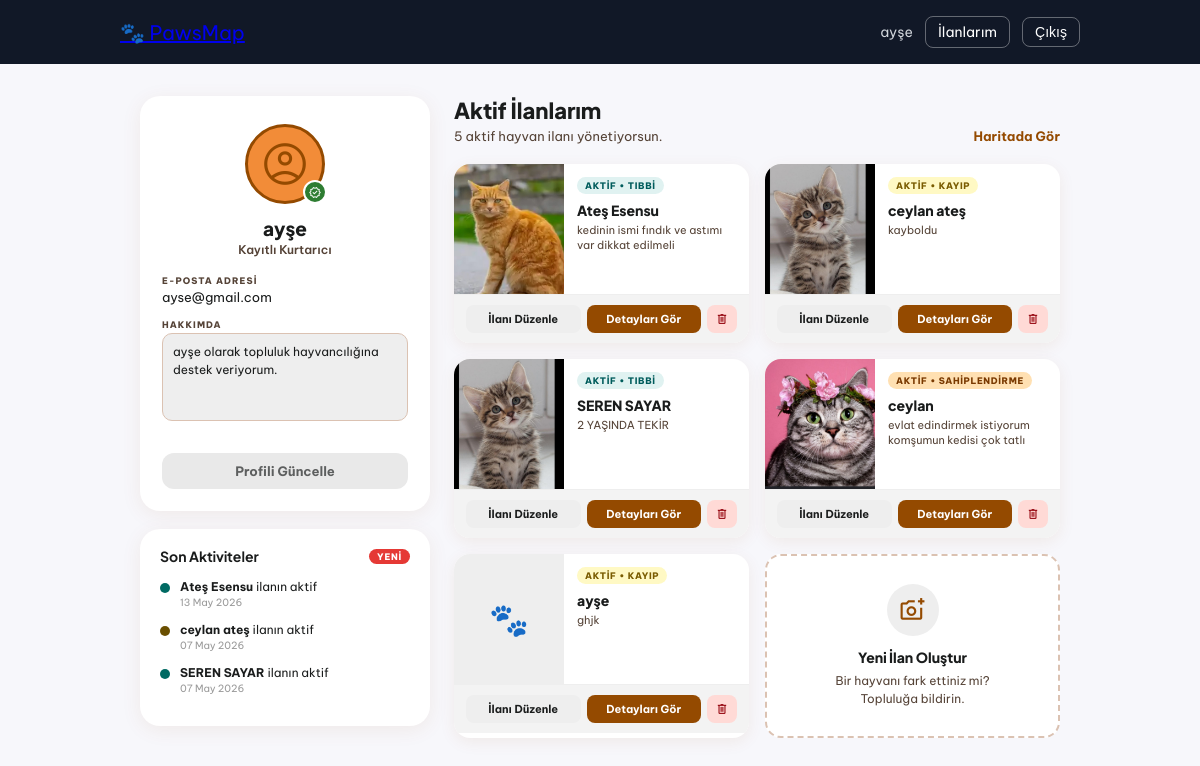
/profile/ (signed in), run on the app's committed database.
### core/models.py (models this page shows, shortened)
class AnimalReport(models.Model):
    CATEGORY_CHOICES = [
        ("lost", "Kayıp"),
        ("adoption", "Sahiplendirme"),
        ("medical", "Medikal Yardım"),
    ]
    STATUS_CHOICES = [
        ("pending", "Beklemede"),
        ("approved", "Onaylandı"),
        ("rejected", "Reddedildi"),
    ]
    category = models.CharField(max_length=20, choices=CATEGORY_CHOICES)
    status = models.CharField(max_length=20, choices=STATUS_CHOICES, default="pending")
    details = models.TextField(max_length=500)
    full_name = models.CharField(max_length=120)
    phone = models.CharField(max_length=30)
    latitude = models.DecimalField(max_digits=9, decimal_places=6, null=True, blank=True)
    longitude = models.DecimalField(max_digits=10, decimal_places=6, null=True, blank=True)
    photo = models.ImageField(upload_to="animal_reports/", blank=True, null=True)
    reporter = models.ForeignKey(
        settings.AUTH_USER_MODEL,
        on_delete=models.SET_NULL,
        null=True,
        blank=True,
        related_name="animal_reports",
    )
    created_at = models.DateTimeField(auto_now_add=True)
    class Meta:
        verbose_name = "Hayvan İlanı"
        verbose_name_plural = "Hayvan İlanları"

### core/views.py (the view, shortened to what this page needs)
# urls.py: path('profile/', views.profile_view, name='profile'),
@login_required
def profile_view(request):
    user_reports = AnimalReport.objects.filter(reporter=request.user).order_by("-created_at")
    context = {"user_reports": user_reports}
    return render(request, "profile.html", context)

### templates/profile.html (shortened to what this page needs)
{% extends 'base.html' %}
{% load static %}
{% block content %}
<div class="profile-layout">
  <aside class="profile-sidebar">
    <div class="profile-card">
      <div class="profile-avatar-wrap">
        <div class="profile-avatar-circle">
          <span class="material-symbols-outlined">account_circle</span>
        </div>
        <div class="profile-verified-badge">
          <span class="material-symbols-outlined">verified</span>
        </div>
      </div>
      <h2 class="profile-name">{{ request.user.first_name|default:request.user.username }}</h2>
      <p class="profile-role">Kayıtlı Kurtarıcı</p>
      <div class="profile-field">
        <label class="profile-field-label">E-POSTA ADRESİ</label>
        <p class="profile-field-value">{{ request.user.email }}</p>
      </div>
      <div class="profile-field">
        <label class="profile-field-label">HAKKIMDA</label>
        <textarea class="profile-bio" readonly>{{ request.user.first_name|default:request.user.username }} olarak topluluk hayvancılığına destek veriyorum.</textarea>
      </div>
      <button class="profile-update-btn" disabled>Profili Güncelle</button>
    </div>
    <div class="notif-card">
      <div class="notif-header">
        <h3>Son Aktiviteler</h3>
        {% if user_reports %}
        <span class="notif-new-badge">YENİ</span>
        {% endif %}
      </div>
      {% for report in user_reports|slice:":3" %}
      <div class="notif-item">
        <div class="notif-dot notif-dot--{{ report.category }}"></div>
        <div class="notif-content">
          <p class="notif-text">
            <strong>{{ report.full_name }}</strong> ilanın aktif
          </p>
          <p class="notif-time">{{ report.created_at|date:"d M Y" }}</p>
        </div>
      </div>
      {% empty %}
      <p class="notif-empty">Henüz aktivite yok.</p>
      {% endfor %}
    </div>
  </aside>
  <main class="profile-main">
    <div class="reports-header">
      <div>
        <h2 class="reports-title">Aktif İlanlarım</h2>
        <p class="reports-sub">{{ user_reports.count }} aktif hayvan ilanı yönetiyorsun.</p>
      </div>
      <a href="{% url 'map' %}" class="reports-history-link">Haritada Gör</a>
    </div>
    {% if user_reports %}
    <div class="reports-grid">
      {% for report in user_reports %}
      <div class="report-item-card">
        <div class="report-item-top">
          {% if report.photo %}
            <img src="{{ report.photo.url }}" alt="{{ report.full_name }}" class="report-item-img" />
          {% else %}
            <div class="report-item-img-placeholder">🐾</div>
          {% endif %}
          <div class="report-item-info">
            <span class="report-item-badge badge--{{ report.category }}">
              AKTİF &bull; {% if report.category == 'lost' %}KAYIP{% elif report.category == 'adoption' %}SAHİPLENDİRME{% else %}TIBBİ{% endif %}
            </span>
            <h4 class="report-item-name">{{ report.full_name }}</h4>
            <p class="report-item-detail">{{ report.details|truncatechars:65 }}</p>
          </div>
        </div>
        <div class="report-item-actions">
          <a href="{% url 'edit_report' report.id %}" class="report-item-btn btn-edit">İlanı Düzenle</a>
          <a href="{% url 'animal_details' report.id %}" class="report-item-btn btn-view">Detayları Gör</a>
          <form method="post" style="display:inline" onsubmit="return confirm('Bu ilanı silmek istediğine emin misin?')">
            <button type="submit" class="report-item-btn btn-delete">
              <span class="material-symbols-outlined">delete</span>
            </button>
          </form>
        </div>
      </div>
      {% endfor %}
      <a href="{% url 'new_animal' %}" class="new-report-card">
        <div class="new-report-icon">
          <span class="material-symbols-outlined">add_a_photo</span>
        </div>
        <h4>Yeni İlan Oluştur</h4>
        <p>Bir hayvanı fark ettiniz mi?<br>Topluluğa bildirin.</p>
      </a>
    </div>
    {% endif %}
  </main>
</div>
{% endblock %}

### templates/base.html (shortened to what this page needs)
{% load static %}
<!doctype html>
<html lang="tr">
<head>
  <link rel="stylesheet" href="{% static 'css/style.css' %}">
</head>
<body>
{% block fullpage %}
  <header class="site-header">
    <div class="container">
      <a href="{% url 'map' %}" class="logo">🐾 PawsMap</a>
      <nav class="site-actions">
        {% if request.user.is_authenticated %}
          <span class="site-user">{{ request.user.first_name|default:request.user.username }}</span>
          <a href="{% url 'profile' %}" class="site-link">İlanlarım</a>
          <form action="{% url 'logout' %}" method="post" style="display:inline">
            <button class="site-link-btn" type="submit">Çıkış</button>
          </form>
        {% else %}
          <a class="site-link" href="{% url 'login' %}">Giriş</a>
          <a class="site-link" href="{% url 'register' %}">Kayıt</a>
        {% endif %}
      </nav>
    </div>
  </header>
  <main class="container">
    {% block content %}{% endblock %}
  </main>
{% endblock %}
</body>
</html>

### static/css/style.css (style rules this page uses)
* { box-sizing: border-box; }
body { margin: 0; font-family: "Segoe UI", Arial, sans-serif; background: #f7f7fb; color: #1f2430; }
.container { width: min(960px, 92%); margin: 0 auto; }
.site-header { background: #111827; color: #ffffff; padding: 1rem 0; }
.site-header .container { display: flex; align-items: center; justify-content: space-between; gap: 1rem; }
.logo { margin: 0; font-size: 1.25rem; }
.site-actions { display: flex; align-items: center; gap: 0.75rem; }
.site-user { font-size: 0.875rem; color: #d1d5db; }
.site-link, .site-link-btn { color: #ffffff; text-decoration: none; border: 1px solid rgba(255, 255, 255, 0.35); background: transparent; padding: 0.375rem 0.75rem; border-radius: 0.5rem; font-size: 0.875rem; cursor: pointer; }
:root { --primary: #944a00; --primary-container: #f28c38; --secondary: #006a63; --secondary-container: #8bf1e6; --tertiary: #835500; --tertiary-container: #db9830; --surface: #f9f9f9; --surface-container-low: #f3f3f3; --surface-container: #eeeeee; --surface-container-lowest: #ffffff; --on-surface: #1a1c1c; --on-surface-variant: #554337; --outline-variant: #dbc2b2; --shadow-primary: rgba(148,74,0,0.08); }
body { font-family: 'Be Vietnam Pro', sans-serif; color: var(--on-surface); }
h1,h2,h3,h4 { font-family: 'Plus Jakarta Sans', sans-serif; }

### data on the page
AnimalReport: full_name "Ateş Esensu", created_at "13 May 2026", photo (picture), category "TIBBİ", details "kedinin ismi fındık ve astımı var dikkat edilmeli"
AnimalReport: full_name "ceylan ateş", created_at "07 May 2026", photo (picture), category "KAYIP", details "kayboldu"
AnimalReport: full_name "SEREN SAYAR", created_at "07 May 2026", photo (picture), category "TIBBİ", details "2 YAŞINDA TEKİR"
AnimalReport: photo (picture), category "SAHİPLENDİRME", full_name "ceylan", details "evlat edindirmek istiyorum komşumun kedisi çok tatlı"
AnimalReport: category "KAYIP", full_name "ayşe", details "ghjk"

### other printed values
{{ request.user.first_name|default:request.user.username }} "ayşe"
{{ request.user.email }} "ayse@gmail.com"
{{ user_reports.count }} "5"
